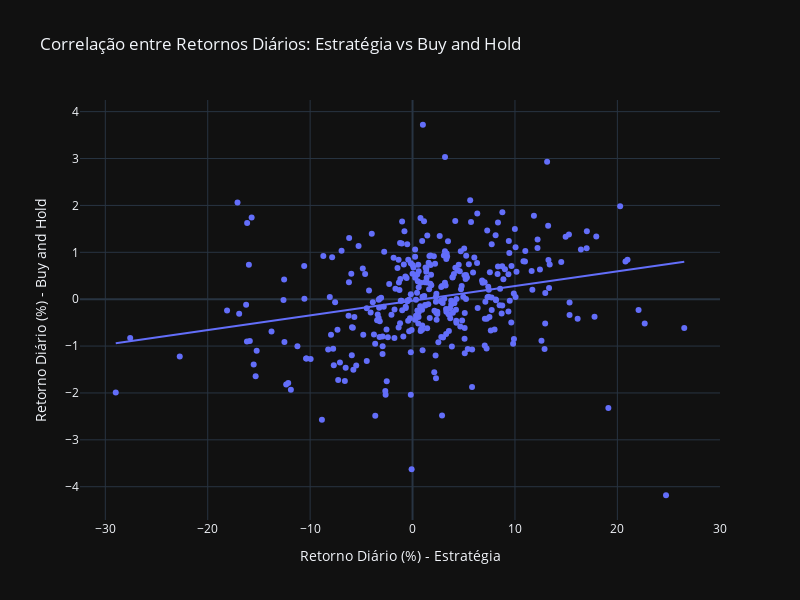

Notebook cell for this chart:
### Code cell
import plotly.express as px

# Alinhar os índices das duas séries para garantir comparação correta
estrategia_pct_alinhado, bnh_pct_alinhado = estrategia_percentual.align(bnh_percentual, join='inner')

fig_corr = px.scatter(
    x=estrategia_pct_alinhado,
    y=bnh_pct_alinhado,
    labels={'x': 'Retorno Diário (%) - Estratégia', 'y': 'Retorno Diário (%) - Buy and Hold'},
    title='Correlação entre Retornos Diários: Estratégia vs Buy and Hold',
    trendline='ols',
    template='plotly_dark',
    width=800, height=600
)
fig_corr.show()

### Figure 1 — Plotly figure (JSON) as saved in the notebook; plotly's stock layout.template omitted (floating-point values rounded to 4 significant figures; data arrays with more than 128 entries replaced by an {"elided": "..."} marker saying what was removed)
{"data": [{"hovertemplate": "Retorno Diário (%) - Estratégia=%{x}<br>Retorno Diário (%) - Buy and Hold=%{y}<extra></extra>", "legendgroup": "", "marker": {"color": "#636efa", "symbol": "circle"}, "mode": "markers", "name": "", "orientation": "v", "showlegend": false, "type": "scatter", "x": {"elided": "357 float values"}, "xaxis": "x", "y": {"elided": "357 float values"}, "yaxis": "y"}, {"hovertemplate": "<b>OLS trendline</b><br>y = 0.0313278 * x + -0.0335039<br>R<sup>2</sup>=0.064140<br><br>Retorno Diário (%) - Estratégia=%{x}<br>Retorno Diário (%) - Buy and Hold=%{y} <b>(trend)</b><extra></extra>", "legendgroup": "", "marker": {"color": "#636efa", "symbol": "circle"}, "mode": "lines", "name": "", "showlegend": false, "type": "scatter", "x": {"elided": "351 float values"}, "xaxis": "x", "y": {"elided": "351 float values"}, "yaxis": "y"}], "layout": {"height": 600, "legend": {"tracegroupgap": 0}, "title": {"text": "Correlação entre Retornos Diários: Estratégia vs Buy and Hold"}, "width": 800, "xaxis": {"anchor": "y", "domain": [0, 1], "title": {"text": "Retorno Diário (%) - Estratégia"}}, "yaxis": {"anchor": "x", "domain": [0, 1], "title": {"text": "Retorno Diário (%) - Buy and Hold"}}}}
